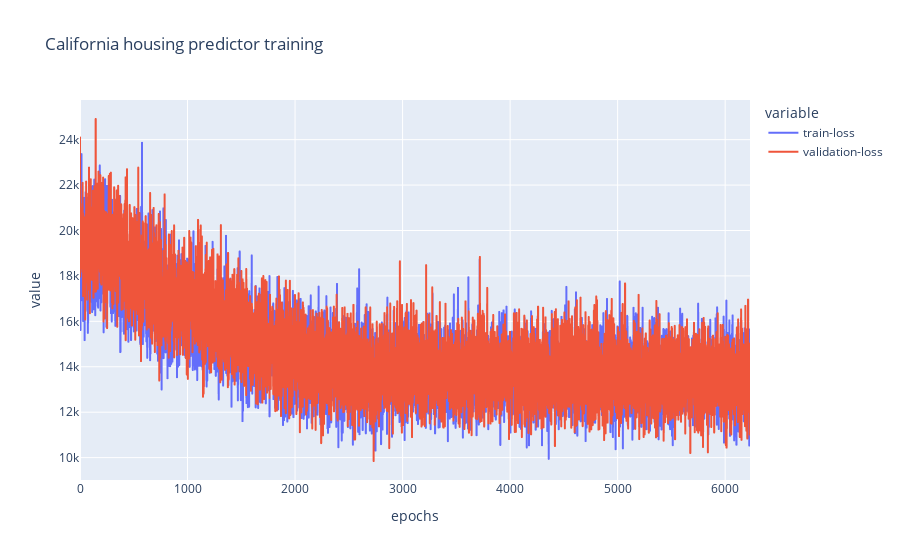

The code cell stored with this chart in its notebook:
### Code cell
predictor.adam().fit(
    X_train=autoencoder.encoder(X_train).output(),
    Y_train=Y_train,
    epochs=100_000,
    batch_size=256,
    X_val=autoencoder.encoder(X_val).output(),
    Y_val=Y_val,
    early_stop_count=3500,
    loss_criterion="MSELoss",
    verbose=True
).plot_loss("California housing predictor training")

### Figure 1 — Plotly figure (JSON) as saved in the notebook; plotly's stock layout.template omitted (floating-point values rounded to 4 significant figures; data arrays with more than 128 entries replaced by an {"elided": "..."} marker saying what was removed)
{"data": [{"hovertemplate": "variable=train-loss<br>epochs=%{x}<br>value=%{y}<extra></extra>", "legendgroup": "train-loss", "line": {"color": "#636efa", "dash": "solid"}, "marker": {"symbol": "circle"}, "mode": "lines", "name": "train-loss", "showlegend": true, "type": "scattergl", "x": {"elided": "6232 int values"}, "xaxis": "x", "y": {"elided": "6232 float values"}, "yaxis": "y"}, {"hovertemplate": "variable=validation-loss<br>epochs=%{x}<br>value=%{y}<extra></extra>", "legendgroup": "validation-loss", "line": {"color": "#EF553B", "dash": "solid"}, "marker": {"symbol": "circle"}, "mode": "lines", "name": "validation-loss", "showlegend": true, "type": "scattergl", "x": {"elided": "6232 int values"}, "xaxis": "x", "y": {"elided": "6232 float values"}, "yaxis": "y"}], "layout": {"legend": {"title": {"text": "variable"}, "tracegroupgap": 0}, "title": {"text": "California housing predictor training"}, "xaxis": {"anchor": "y", "domain": [0, 1], "title": {"text": "epochs"}}, "yaxis": {"anchor": "x", "domain": [0, 1], "title": {"text": "value"}}}}
